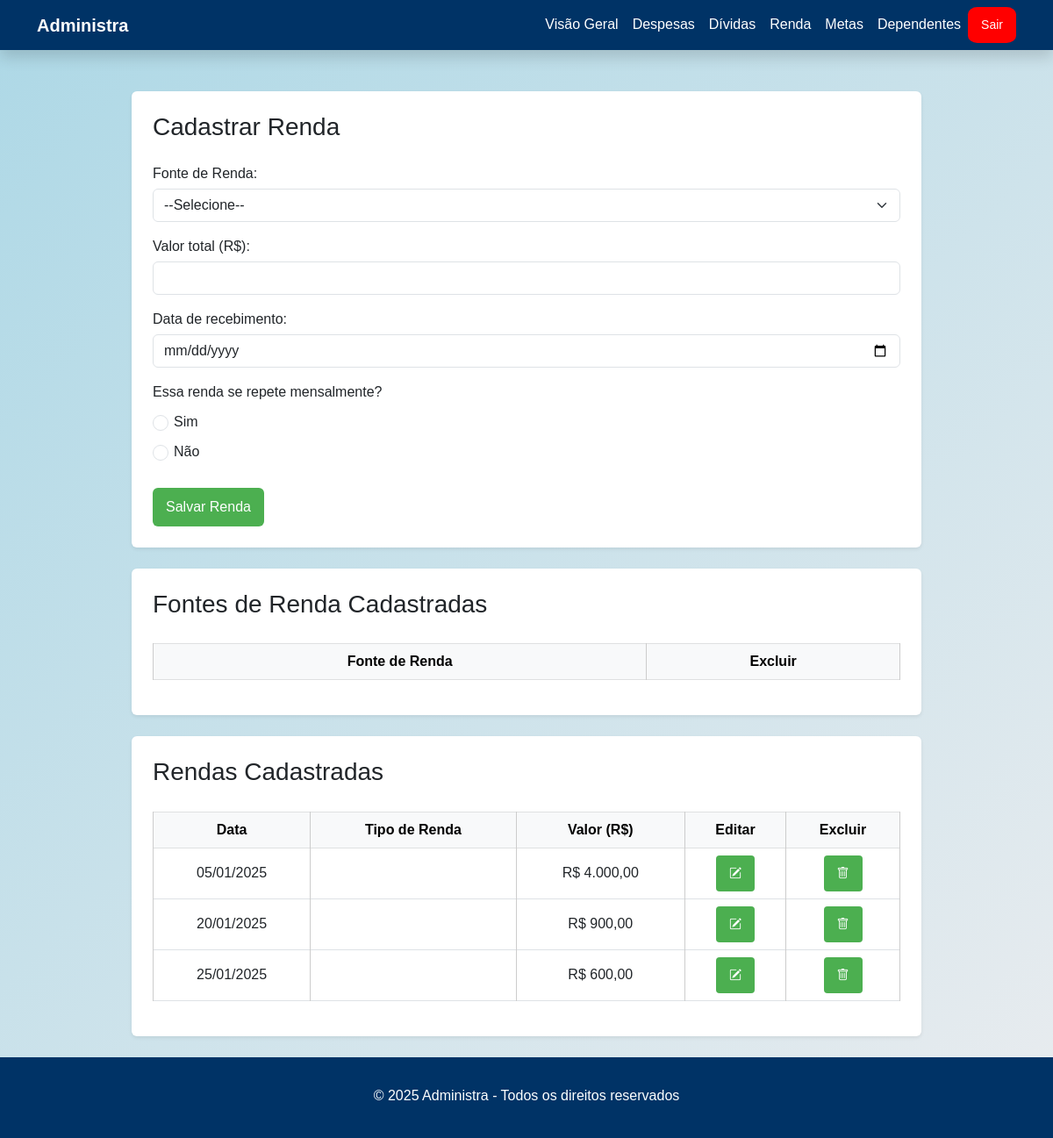
/PHP/renda.php (signed in), run on the app's committed database.
### tables this page shows
CREATE TABLE Renda (
	id_renda INT AUTO_INCREMENT PRIMARY KEY,
	valor_renda DECIMAL(10,2),
	data_renda DATE NOT NULL,
	fk_usuario INT NOT NULL,
	fk_fonte INT NOT NULL,
	FOREIGN KEY (fk_usuario) REFERENCES Usuario(id_usuario)  ON DELETE CASCADE ON UPDATE CASCADE,
	FOREIGN KEY (fk_fonte) REFERENCES FonteRenda(id_renda) ON DELETE CASCADE ON UPDATE CASCADE
);

### PHP/renda.php (the view, shortened to what this page needs)
<?php
include 'conexao.php';
mysqli_set_charset($conn, 'utf8');
?>
<!DOCTYPE html>
<html lang="pt-BR">
<head>
  <link href="https://cdn.jsdelivr.net/npm/bootstrap@5.3.0/dist/css/bootstrap.min.css" rel="stylesheet" />
  <link href="../CSS/carregando.css" rel="stylesheet" />
  <link rel="stylesheet" href="https://cdn.jsdelivr.net/npm/bootstrap-icons@1.10.5/font/bootstrap-icons.css" />
  <link href="../CSS/principal.css" rel="stylesheet" />
</head>
<body style="padding-top: 80px;">
  <nav class="navbar navbar-expand-lg navbar-dark bg-dark fixed-top shadow">
    <div class="container">
      <a class="navbar-brand fw-bold" href="">Administra</a>
      <div class="collapse navbar-collapse" id="navbarNav">
        <ul class="navbar-nav ms-auto">
          <li class="nav-item">
            <a class="nav-link" href="visaoGeral.php">Visão Geral</a>
        </li>
              <li class="nav-item">
            <a class="nav-link" href="despesa.php">Despesas</a>
        </li>
        <li class="nav-item">
            <a class="nav-link" href="divida.php">Dívidas</a>
        </li>
        <li class="nav-item">
            <a class="nav-link" href="renda.php">Renda</a>
        </li>
        <li class="nav-item">
            <a class="nav-link" href="meta.php">Metas</a>
        </li>
        <li class="nav-item">
          <a class="nav-link" href="dependente.php">Dependentes</a>
        </li>
        <li class="nav-item">
            <form action='sair.php' method='POST' style='display:inline;'>
            <button type='submit' class='btn btn-danger btn-sm' Style='Background-color:Red; Border-radius: 20%'>Sair</button>
          </form>
        </li>
        </ul>
      </div>
    </div>
  </nav>
  <?php
  $id = $_SESSION['ID_USER'];
    echo "
    <div class='container mt-4'>
        <div class='form-section bg-white p-4 rounded shadow-sm'>
        <h3>Cadastrar Renda</h3>
        <form class='form' action='cadastraRenda.php' method='post'>
            <label for='tipoRenda' class='mt-3'>Fonte de Renda:</label>
            <select name='txtRenda' id='tipoRenda' class='form-select' required>
            <option value=''>--Selecione--</option>
    ";
  echo "
    <option value='Outro'>Outro...</option>
    </select>
    <div id='novoTipoWrapper' class='mt-2' style='display: none;'>
      <label for='novoTipo'>Digite a nova fonte de renda:</label>
      <input type='text' name='txtNovaRenda' id='novoTipo' class='form-control' placeholder='Ex: Salário' />
    </div>
    <label for='valor' class='mt-3'>Valor total (R$):</label>
    <input type='number' name='numValor' id='valor' class='form-control' min='0' step='0.01' required />
    <label for='data' class='mt-3'>Data de recebimento:</label>
    <input type='date' name='txtData' id='data' class='form-control' required />
    <label class='mt-3'>Essa renda se repete mensalmente?</label>
    <div class='form-check'>
      <input class='form-check-input' type='radio' name='rendaRepetida' id='rendaSim' value='true' required>
      <label class='form-check-label' for='rendaSim'>Sim</label>
    </div>
    <div class='form-check'>
      <input class='form-check-input' type='radio' name='rendaRepetida' id='rendaNao' value='false'>
      <label class='form-check-label' for='rendaNao'>Não</label>
    </div>
    <div id='mensagemRendaRepetida' class='alert alert-info mt-3 mb-0' style='display: none;'>
      Ao marcar a opção sim, esta renda será cadastrada continuamente e automaticamente nos próximos meses.
  </div>
    <button type='submit' class='btn btn-success mt-4'>Salvar Renda</button>
  </form>
  </div>
  </div>
  ";
  echo "
  <div class='container mt-4'>
    <div class='form-section bg-white p-4 rounded shadow-sm'>
      <h3>Fontes de Renda Cadastradas</h3>
      <div class='table-responsive'>
        <table class='table table-bordered align-middle'>
          <thead class='table-light'>
            <tr>
              <th class='text-center'>Fonte de Renda</th>
              <th class='text-center'>Excluir</th>
            </tr>
          </thead>
          <tbody>
  ";
  echo "
          </tbody>
        </table>
      </div>
    </div>
  </div>
  ";
    $selectRendas = "SELECT * FROM renda WHERE fk_usuario = $id";
    $queryRendas = mysqli_query($conn, $selectRendas);
    echo "
    <div class='container mt-4'>
      <div class='form-section bg-white p-4 rounded shadow-sm'>
        <h3>Rendas Cadastradas</h3>
        <div class='table-responsive'>
          <table class='table table-bordered align-middle'>
            <thead class='table-light'>
              <tr>
                <th class='text-center'>Data</th>
                <th class='text-center'>Tipo de Renda</th>
                <th class='text-center'>Valor (R$)</th>
                <th class='text-center'>Editar</th>
                <th class='text-center'>Excluir</th>
              </tr>
            </thead>
            <tbody id='resultadoTabela'>
    ";
    while ($renda = mysqli_fetch_assoc($queryRendas)) {
      $valorRenda = number_format($renda['valor_renda'], 2, ',', '.');
      $dataRenda = date("d/m/Y", strtotime($renda['data_renda']));
      $idRenda = $renda['id_renda'];
      $fonteRendaId = $renda['fk_fonte'];
      $fonteQuery = "SELECT fonte_da_renda FROM FonteRenda WHERE id_renda = $fonteRendaId";
      $fonteResult = mysqli_query($conn, $fonteQuery);
      $fonteRenda = mysqli_fetch_assoc($fonteResult)['fonte_da_renda'];
    echo "
  <tr>
    <td class='text-center'>$dataRenda</td>
    <td class='text-center'>$fonteRenda</td>
    <td class='text-center'>R$ $valorRenda</td>
    <td class='text-center'>
      <button type='button' class='btn btn-sm btn-primary'
        onclick='abrirModalEdicao(this)'
        data-id='$idRenda'
        data-data='{$renda['data_renda']}'
        data-valor='{$renda['valor_renda']}'
        data-fonte-id='$fonteRendaId'>
        <i class='bi bi-pencil-square'></i>
      </button>
    </td>
    <td class='text-center'>
      <form action='excluiRenda.php' method='POST' style='display:inline;' onsubmit='return confirm(\"Deseja realmente excluir esta renda?\");'>
        <input type='hidden' name='idRenda' value='$idRenda'>
        <button type='submit' class='btn btn-danger btn-sm'>
          <i class='bi bi-trash'></i>
        </button>
      </form>
    </td>
  </tr>
";
    }
    echo "
            </tbody>
          </table>
        </div>
      </div>
    </div>
    ";
  ?>
  <footer class="mt-4">
  <div class="container text-center">
    <p class="mb-1">© 2025 Administra - Todos os direitos reservados</p>
  </div>
  </footer>
</body>
</html>

### CSS/carregando.css (style rules this page uses)
body { margin: 0; padding: 0; background: linear-gradient(135deg, lightblue, #e9ecef); height: 100vh; font-family: 'Segoe UI', sans-serif; }

### CSS/principal.css (style rules this page uses)
body { font-family: Arial, sans-serif; margin: 0; padding-top: 80px; background-color: lightblue; }
html, body { height: 100%; margin: 0; display: flex; flex-direction: column; }
body > .container { flex: 1 0 auto; }
.navbar { background-color: #003366 !important; }
.navbar .navbar-brand, .navbar .nav-link { color: #ffffff !important; }
.form-section, .consulta-section { background-color: #fff; padding: 20px; border-radius: 8px; max-width: 900px; margin: auto; box-shadow: 0 0 10px rgba(0,0,0,0.1); }
label { display: block; margin: 10px 0 5px; }
input, select { width: 100%; padding: 8px; margin-bottom: 10px; box-sizing: border-box; }
button, .btn { padding: 10px 15px; background-color: #4CAF50; color: white; border: none; cursor: pointer; }
table { width: 100%; border-collapse: collapse; margin-top: 20px; }
th, td { padding: 10px; border: 1px solid #ccc; text-align: left; }
th { background-color: #eee; }
footer { background-color: #003366 !important; color: white; padding: 2rem 0; margin-bottom: auto; }
.form-section { max-height: 1000px; overflow: hidden; display: flex; flex-direction: column; }

### data on the page
renda: data_renda "05/01/2025", valor_renda "4.000,00"
renda: data_renda "20/01/2025", valor_renda "900,00"
renda: data_renda "25/01/2025", valor_renda "600,00"
